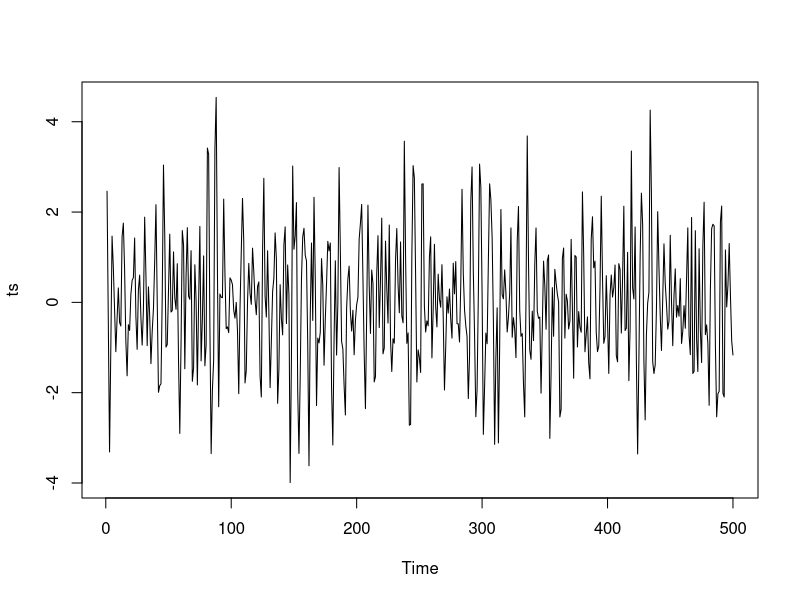
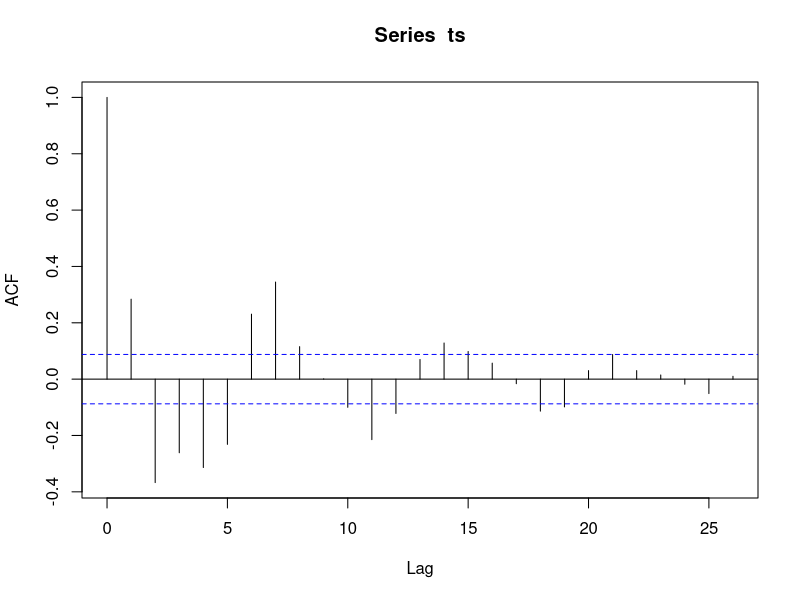
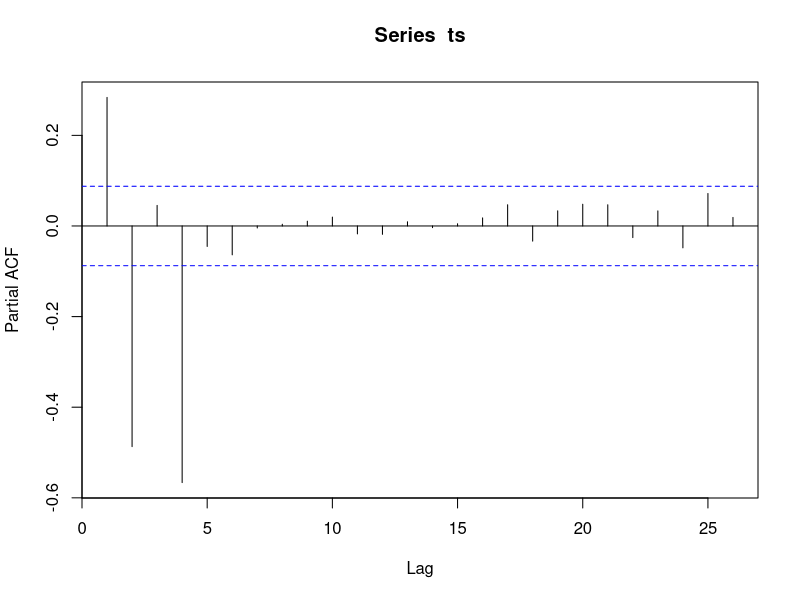

Write the R code that produced these figures, in order.
#Chap 2 Problem 21

r1<-0.9
w1<-5
phi1<-2*r1*cos(w1)
phi2<--r1^2

r2<-0.75
w2<-1.35
phi3<-2*r2*cos(w2)
phi4<--r2^2

ts<-arima.sim(n = 500, list(ar = c(phi1, phi2, phi3, phi4)), sd=1)

plot(ts, type="l")

acf(ts)

acf(ts, type = "partial")

# 